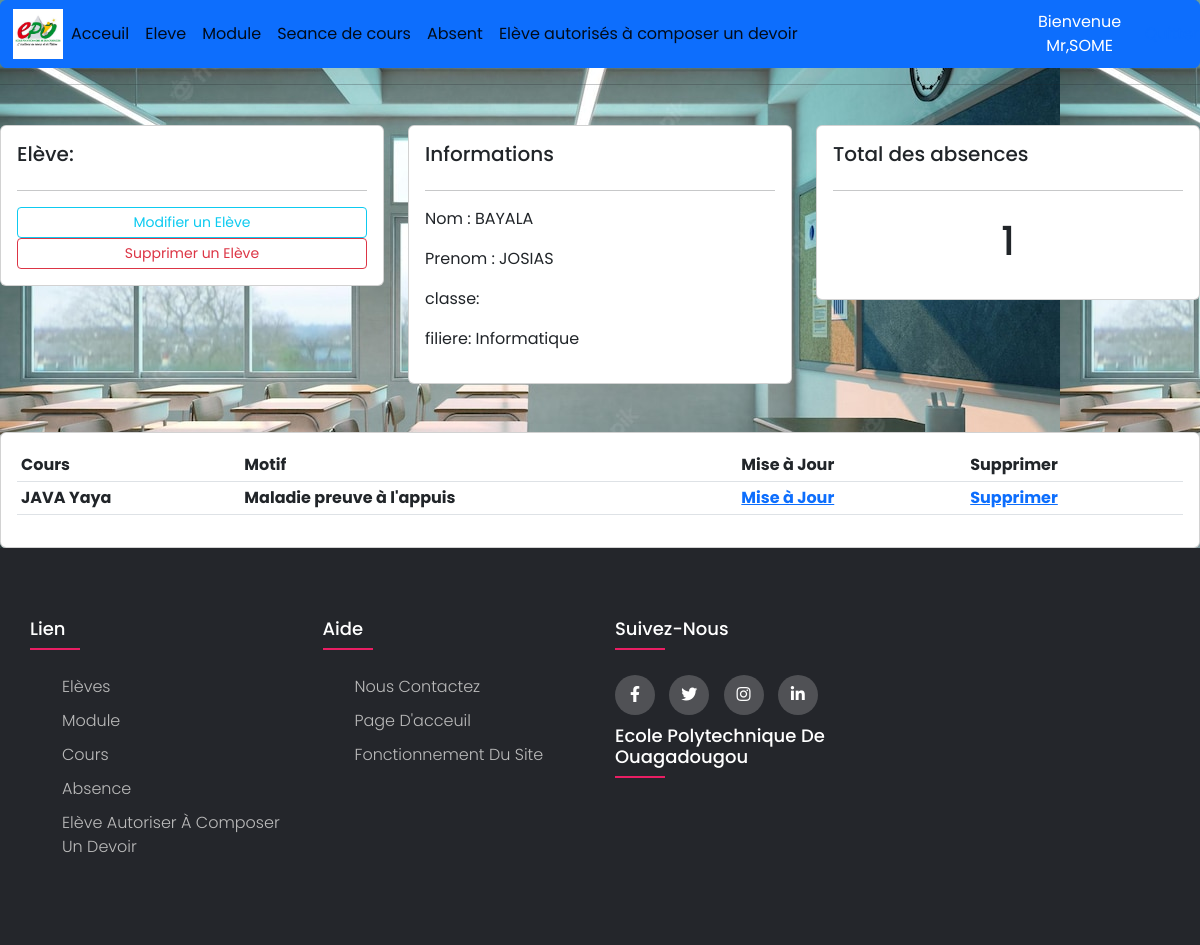
The page /eleve/gestionIndividuel/124/ (signed in) on the database its author committed.
### eleve/models.py (models this page shows, shortened)
class Eleve(models.Model):
    INE_eleve=models.CharField(max_length=200,verbose_name="INE de l'élève",unique=True,null=False)
    nom_eleve = models.CharField(max_length=200,verbose_name="Nom de l'élève",null=False)
    prenom_eleve = models.CharField(max_length=200, verbose_name="Prenom de l'élève",null=False)
    date_de_naissance = models.CharField(max_length=200,verbose_name="date de naissance de l'élève",null=True)
    filiere = models.CharField(max_length=200,verbose_name="filière de l'élève",null=False)
    Classe = models.ForeignKey(Classe, on_delete=models.CASCADE, verbose_name="Classe",null=True)
    est_chef = models.BooleanField(default=False,verbose_name="Est chef de classe",null=False)
    class Meta:
        verbose_name="Liste des Elèves"

### absent/models.py (models this page shows, shortened)
class Absent(models.Model):
    Eleve=models.ForeignKey(Eleve,on_delete=models.CASCADE,verbose_name="Elève")
    Cours=models.ForeignKey(SeanceCours,on_delete=models.CASCADE,verbose_name="Cours")
    Classe = models.ForeignKey(Classe, on_delete=models.CASCADE, verbose_name="Classe",null=True)
    motif=models.TextField(blank=True, null=True)
    class Meta:
        verbose_name = "Liste des Absents"

### seance_cours/models.py (models this page shows)
class SeanceCours(models.Model):
    Enseignant= models.CharField(max_length=200,null=False)
    nombre_heure= models.PositiveIntegerField(verbose_name="Nombre heure du cours",null=False)
    date =models.DateTimeField(auto_now_add=True,null=False)
    Module = models.ForeignKey(Module, on_delete=models.CASCADE, verbose_name="Module",null=True)
    Classe = models.ForeignKey(Classe, on_delete=models.CASCADE, verbose_name="Classe",null=True)
    class Meta:
        verbose_name = "Liste des cours"
    def __str__(self):
        return str(self.Module) + " " + str(self.Enseignant)

### module/models.py (models this page shows)
class Module(models.Model):
    Identifiant= models.CharField(max_length=200,verbose_name="Identifiant du module",unique=True,null=False)
    nom = models.CharField(max_length=200,verbose_name="Nom du module",null=False)
    nombre_heure= models.PositiveIntegerField(verbose_name="Nombre heure du module",null=False)
    semestre = models.PositiveIntegerField(null=False)
    class Meta:
        verbose_name="Liste des modules"
    def __str__(self):
        return self.nom

### eleve/views.py (the view)
# urls.py: path('gestionIndividuel/<int:pk>/',views.gestionIndividuel,name='gestionIndividuel'),
@login_required(login_url='acces')
def gestionIndividuel(request,pk):
    eleve = Eleve.objects.get(INE_eleve=pk)
    absent = eleve.absent_set.all()
    Absence_total=absent.count()
    myFilter=EleveFiltre(request.GET,queryset=absent)
    absent=myFilter.qs
    context = {'Eleve': eleve,'absent':absent,'Absence_total':Absence_total,'myFilter':myFilter}
    if request.user.groups.filter(name='Eleve').exists() or request.user.groups.filter(name='Admin').exists() or request.user.groups.filter(name='GestionEleve').exists():
        return render(request, 'eleve/gestionIdividuel.html',context)
    else:
        return HttpResponse('<h1>Vous n\'est pas autorisé à voir ce contenu</h1>')

### template/eleve/gestionIdividuel.html
{% extends 'main.html'%}
{% block contenue %}
<br>
<div class="row">
	<div class="col-md">
		<div class="card card-body">
			<h5>Elève:</h5>
			<hr>
			<a class="btn btn-outline-info  btn-sm btn-block" href="">Modifier un Elève</a>
			<a class="btn btn-outline-danger  btn-sm btn-block" href="">Supprimer un Elève</a>
		</div>
	</div>
	<div class="col-md">
		<div class="card card-body">
			<h5>Informations</h5>
			<hr>
			<p>Nom : {{Eleve.nom_eleve}} </p>
			<p>Prenom : {{Eleve.prenom_eleve}} </p>
			<p>classe: {{Eleve.classe}}</p>
			<p>filiere: {{Eleve.filiere}}</p>
		</div>
	</div>
	<div class="col-md">
		<div class="card card-body">
			<h5>Total des absences</h5>
			<hr>
			<h1 style="text-align: center;padding: 10px">{{Absence_total}}</h1>
		</div>
	</div>
</div>
<br>
<br>
<div class="row">
	<div class="col-md">
		<div class="card card-body">
			<table class="table table-sm">
				<tr>
					<th>Cours</th>
					<th>Motif</th>
					<th>Mise à Jour</th>
					<th>Supprimer</th>
				</tr>
                {% for Absent in absent %}
				<tr>
					<th>{{Absent.Cours}}</th>
					<th>{{Absent.motif}}</th>
					<th><a href="">Mise à Jour</a></th>
					<th><a href="">Supprimer</a></th>
				</tr>
				{% endfor %}
			</table>
		</div>
	</div>
</div>
{% endblock %}

### template/base/navbar.html (shortened to what this page needs)
{% load static%}
<nav class="navbar navbar-expand-lg navbar-write bg-write btn btn-primary">
  <div class="container-fluid">
    <img id="logo" src="{% static 'images/epo.png' %}">
    <div class="collapse navbar-collapse" id="navbarNav">
      <ul class="navbar-nav">
        <li class="nav-item">
          <a class="nav-link active" aria-current="page" href="{% url 'acceuil:acceuil' %}">Acceuil</a>
        </li>
        <li class="nav-item">
          <a class="nav-link active" aria-current="page" href="{% url 'acceuil' %}">Eleve</a>
        </li>
        <li class="nav-item">
          <a class="nav-link active" aria-current="page" href="{% url 'module' %}">Module</a>
        </li>
        <li class="nav-item">
          <a class="nav-link active" aria-current="page" href="{% url 'cours' %}">Seance de cours</a>
        </li>
        <li class="nav-item">
          <a class="nav-link active" aria-current="page" href="{% url 'absent'%}">Absent</a>
        </li>
        <li class="nav-item">
          <a class="nav-link active" aria-current="page" href="{% url 'autoriser' %}">Elève autorisés à composer un devoir</a>
        </li>
      </ul>
    </div>
  </div>
  <span>Bienvenue Mr,{{request.user}}</span>
  <span><a href="{% url 'quitter' %}">Quitter</a></span>
</nav>

### static/css/main.css (style rules this page uses)
#logo { height:50px; width:50px; }
body { background-color: #ebeff5; line-height: 1.5; font-family: 'Poppins', sans-serif; background-image: url('school.jpg'); }
.cover { height: 60%; width:100%; background-image: url('school.jpg'); }
* { margin:0; padding:0; box-sizing: border-box; }
.row { display: flex; flex-wrap: wrap; }
ul { list-style: none; }

### rows shown on the page
Eleve: nom_eleve "BAYALA", prenom_eleve "JOSIAS", filiere "Informatique"
Absent: Cours "JAVA Yaya", motif "Maladie preuve à l'appuis"

### other values the page prints
{{ request.user }} "SOME"
{{ Absence_total }} "1"
